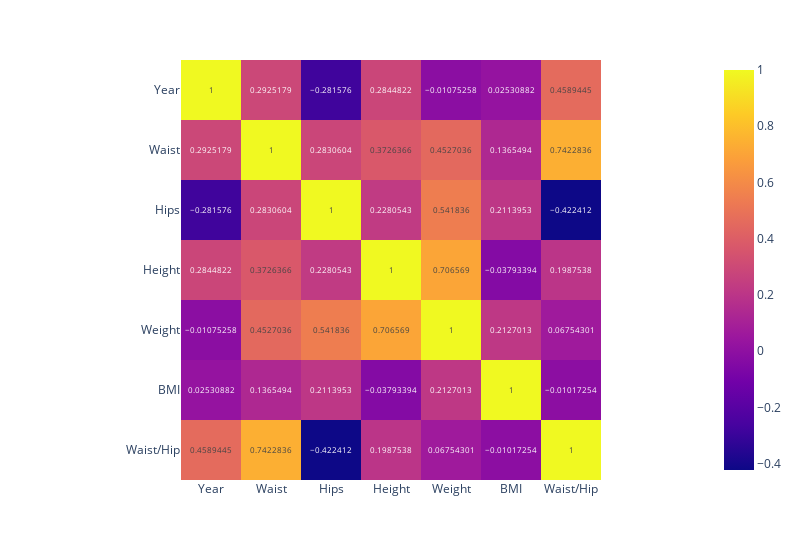

Notebook code cell kept with this figure:
### Code cell
cr = df.corr()
fig = px.imshow(cr, text_auto=True, width=800)
fig.show()

### Figure 1 — Plotly figure (JSON) as saved in the notebook; plotly's stock layout.template omitted (floating-point values rounded to 4 significant figures)
{"data": [{"coloraxis": "coloraxis", "name": "0", "texttemplate": "%{z}", "x": ["Year", "Waist", "Hips", "Height", "Weight", "BMI", "Waist/Hip"], "y": ["Year", "Waist", "Hips", "Height", "Weight", "BMI", "Waist/Hip"], "z": [[1.0, 0.2925, -0.2816, 0.2845, -0.01075, 0.02531, 0.4589], [0.2925, 1.0, 0.2831, 0.3726, 0.4527, 0.1365, 0.7423], [-0.2816, 0.2831, 1.0, 0.2281, 0.5418, 0.2114, -0.4224], [0.2845, 0.3726, 0.2281, 1.0, 0.7066, -0.03793, 0.1988], [-0.01075, 0.4527, 0.5418, 0.7066, 1.0, 0.2127, 0.06754], [0.02531, 0.1365, 0.2114, -0.03793, 0.2127, 1.0, -0.01017], [0.4589, 0.7423, -0.4224, 0.1988, 0.06754, -0.01017, 1.0]], "type": "heatmap", "xaxis": "x", "yaxis": "y", "hovertemplate": "x: %{x}<br>y: %{y}<br>color: %{z}<extra></extra>"}], "layout": {"xaxis": {"anchor": "y", "domain": [0.0, 1.0], "scaleanchor": "y", "constrain": "domain"}, "yaxis": {"anchor": "x", "domain": [0.0, 1.0], "autorange": "reversed", "constrain": "domain"}, "coloraxis": {"colorscale": [[0.0, "#0d0887"], [0.1111, "#46039f"], [0.2222, "#7201a8"], [0.3333, "#9c179e"], [0.4444, "#bd3786"], [0.5556, "#d8576b"], [0.6667, "#ed7953"], [0.7778, "#fb9f3a"], [0.8889, "#fdca26"], [1.0, "#f0f921"]]}, "margin": {"t": 60}, "width": 800}}
